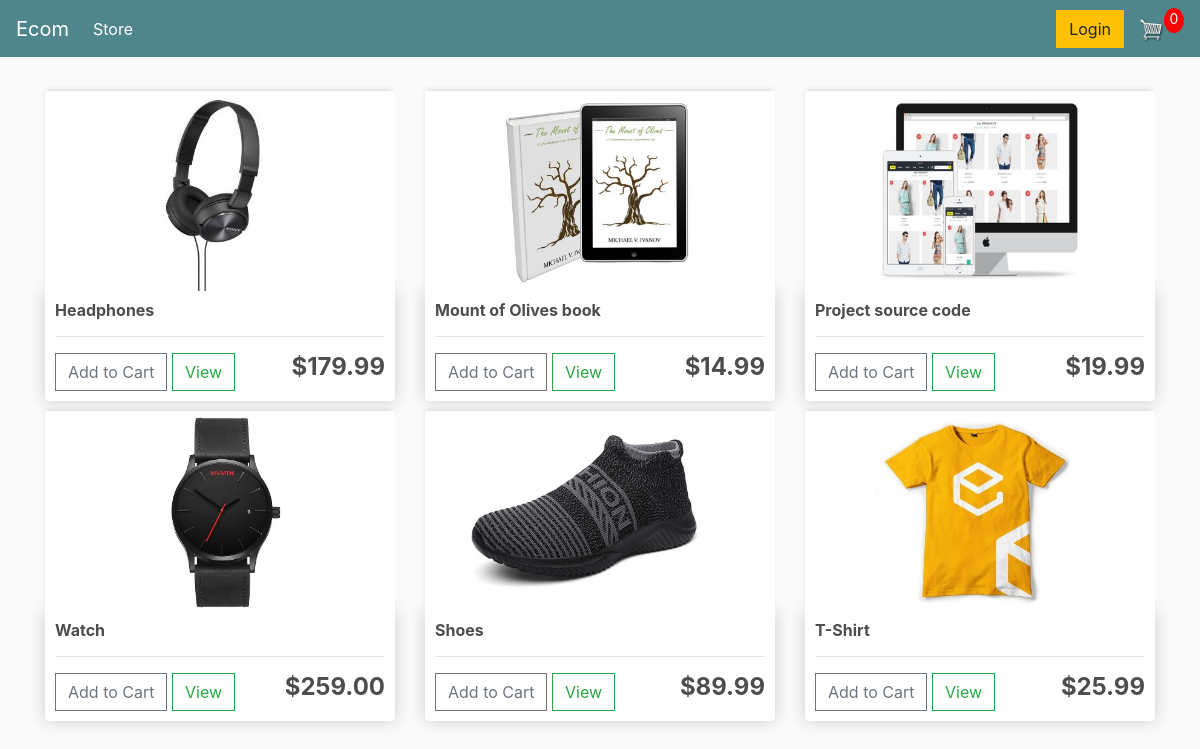
The page / on the database its author committed.
### store/models.py (models this page shows, shortened)
class Product(models.Model):
    name = models.CharField(max_length=200)
    price = models.FloatField()
    digital = models.BooleanField(default=False, null=True, blank=True)
    image = models.ImageField(null=True, blank=True)
    @property
    def imageURL(self):
        try:
            url = self.image.url
        except:
            url = ''
        return url

### store/views.py (the view)
# urls.py: path('', include('store.urls'))
def store(request):
    if request.user.is_authenticated:
        customer = request.user.customer
        order, created = Order.objects.get_or_create(customer=customer, complete=False)
        items = order.orderitem_set.all()
        cartItems = order.get_cart_items
    else:
        items = []
        order = {'get_cart_total':0, 'get_cart_items':0, 'shipping':False}
        cartItems = order['get_cart_items']
    products = Product.objects.all()
    context = {'products':products, 'cartItems': cartItems}
    return render(request, 'store/store.html', context)

### store/templates/store/store.html
{% extends 'store/main.html' %}
{% load static %}
{% block content %}
    <div class="row">
        {% for product in products %}
        <div class="col-lg-4">
            <img class="thumbnail" src="{{product.imageURL}}">
            <div class="box-element product">
                <h6><strong>{{product.name}}</strong></h6>
                <hr>
                <button data-product="{{ product.id }}" data-action="add" class="btn btn-outline-secondary add-btn update-cart">Add to Cart</button>
                <a class="btn btn-outline-success" href="#">View</a>
                <h4 style="display: inline-block; float: right;"><strong>${{product.price|floatformat:2}}</strong></h4>
            </div>
        </div>
        {% endfor %}
    </div>
{% endblock content %}

### static/css/main.css (style rules this page uses)
body { background-color: hsl(0, 0%, 98%); }
h1,h2,h3,h4,h5,h6 { color:hsl(0, 0%, 30%); }
.box-element { box-shadow:hsl(0, 0%, 80%) 0 0 16px; background-color: #fff; border-radius: 4px; padding: 10px; }
.thumbnail { width: 100%; height: 200px; -webkit-box-shadow: -1px -3px 5px -2px rgba(214,214,214,1); -moz-box-shadow: -1px -3px 5px -2px rgba(214,214,214,1); box-shadow: -1px -3px 5px -2px rgba(214,214,214,1); }
.product { border-radius: 0 0 4px 4px; }
.col-lg-4, .col-lg-6, .col-lg-8, .col-lg-12 { margin-top: 10px; }
.btn { border-radius: 0; }

### rows shown on the page
Product: imageURL (picture), name "Headphones", price "179.99"
Product: imageURL (picture), name "Mount of Olives book", price "14.99"
Product: imageURL (picture), name "Project source code", price "19.99"
Product: imageURL (picture), name "Watch", price "259.00"
Product: imageURL (picture), name "Shoes", price "89.99"
Product: imageURL (picture), name "T-Shirt", price "25.99"

### other values the page prints
{{ cartItems }} "0"
